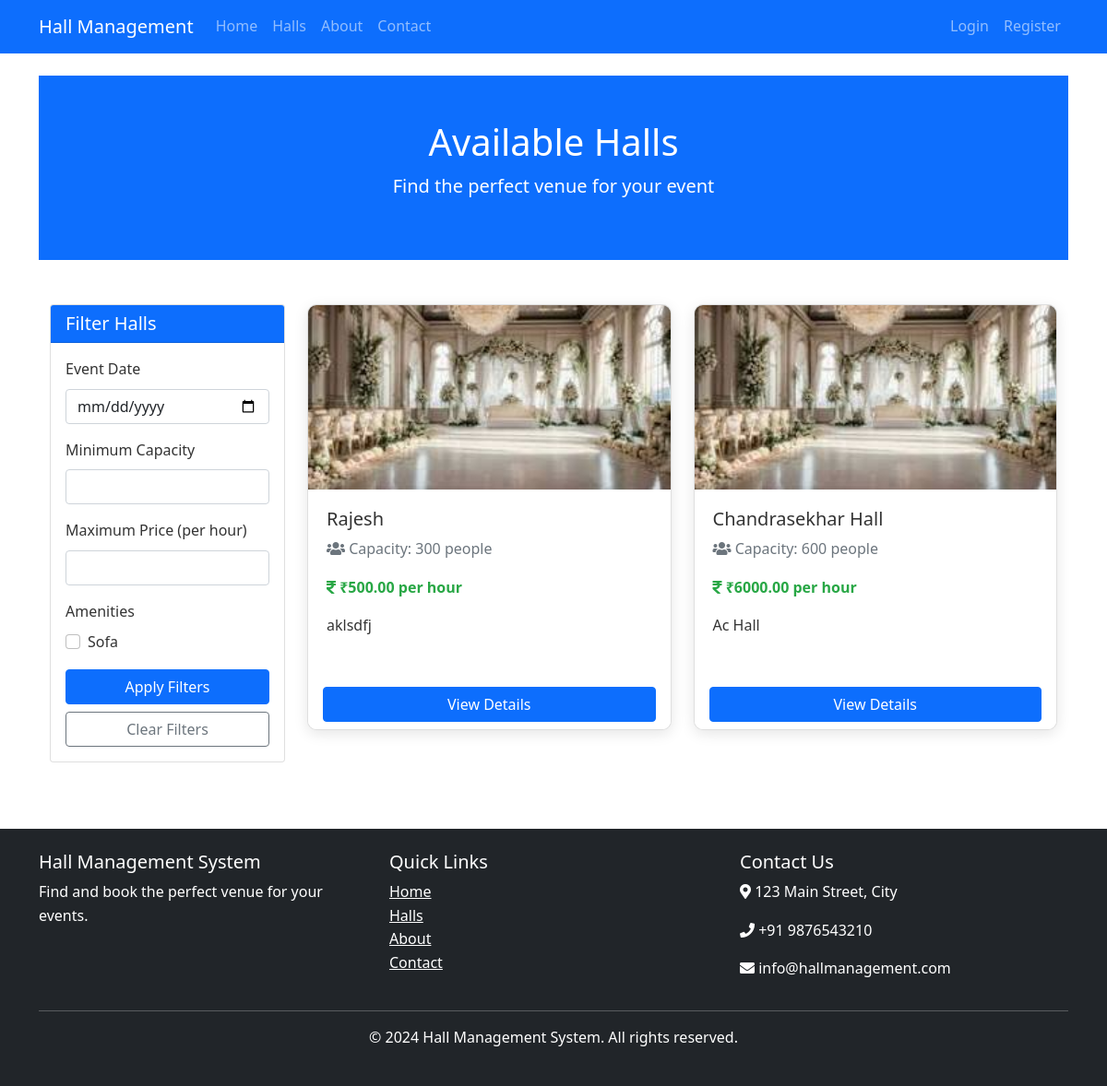
/halls/, run on the app's committed database.
### hall_app/models.py (models this page shows, shortened)
class Amenity(models.Model):
    amenity_id = models.UUIDField(primary_key=True, default=uuid.uuid4, editable=False)
    amenity_name = models.CharField(max_length=100)
    description = models.TextField(blank=True, null=True)

class Hall(models.Model):
    hall_id = models.UUIDField(primary_key=True, default=uuid.uuid4, editable=False)
    hall_name = models.CharField(max_length=100)
    description = models.TextField(blank=True, null=True)
    capacity = models.IntegerField()
    price_per_hour = models.DecimalField(max_digits=10, decimal_places=2)
    address = models.CharField(max_length=255, default="Address to be updated")
    contact_number = models.CharField(max_length=15, default="Not provided")
    is_active = models.BooleanField(default=True)
    created_at = models.DateTimeField(default=timezone.now)  # Changed from auto_now_add=True
    updated_at = models.DateTimeField(default=timezone.now)  # Changed from auto_now=True

### hall_app/views.py (the view, shortened to what this page needs)
# urls.py: path('halls/', views.hall_list, name='hall_list'),
def hall_list(request):
    halls = Hall.objects.all()
    form = HallSearchForm(request.GET or None)
    context = {
        'halls': halls,
        'form': form,
    }
    return render(request, 'hall_app/hall_list.html', context)

### hall_app/forms.py
class HallSearchForm(forms.Form):
    event_date = forms.DateField(required=False, widget=forms.DateInput(attrs={'type': 'date'}))
    min_capacity = forms.IntegerField(required=False, label='Minimum Capacity')
    max_price = forms.DecimalField(required=False, label='Maximum Price per Hour')
    amenities = forms.MultipleChoiceField(required=False, widget=forms.CheckboxSelectMultiple)
    def __init__(self, *args, **kwargs):
        super(HallSearchForm, self).__init__(*args, **kwargs)
        from .models import Amenity
        self.fields['amenities'].choices = [(amenity.amenity_id, amenity.amenity_name) for amenity in Amenity.objects.all()]

### templates/hall_app/hall_list.html (shortened to what this page needs)
{% extends 'hall_app/base.html' %}
{% load static %}
{% block content %}
<section class="bg-primary text-white py-5 mb-5">
    <div class="container">
        <div class="row">
            <div class="col-md-8 offset-md-2 text-center">
                <h1>Available Halls</h1>
                <p class="lead">Find the perfect venue for your event</p>
            </div>
        </div>
    </div>
</section>
<div class="container">
    <div class="row">
        <div class="col-md-3 mb-4">
            <div class="card">
                <div class="card-header bg-primary text-white">
                    <h5 class="mb-0">Filter Halls</h5>
                </div>
                <div class="card-body">
                    <form method="GET" action="{% url 'hall_list' %}">
                        <div class="mb-3">
                            <label for="event_date" class="form-label">Event Date</label>
                            <input type="date" name="event_date" id="event_date" class="form-control" value="{{ request.GET.event_date|default:'' }}">
                        </div>
                        <div class="mb-3">
                            <label for="min_capacity" class="form-label">Minimum Capacity</label>
                            <input type="number" name="min_capacity" id="min_capacity" class="form-control" value="{{ request.GET.min_capacity|default:'' }}">
                        </div>
                        <div class="mb-3">
                            <label for="max_price" class="form-label">Maximum Price (per hour)</label>
                            <input type="number" name="max_price" id="max_price" class="form-control" value="{{ request.GET.max_price|default:'' }}">
                        </div>
                        <div class="mb-3">
                            <label class="form-label">Amenities</label>
                            {% for choice in form.amenities.field.choices %}
                            <div class="form-check">
                                <input class="form-check-input" type="checkbox" name="amenities" value="{{ choice.0 }}" id="amenity_{{ choice.0 }}"
                                    {% if choice.0 in request.GET.amenities %}checked{% endif %}>
                                <label class="form-check-label" for="amenity_{{ choice.0 }}">
                                    {{ choice.1 }}
                                </label>
                            </div>
                            {% endfor %}
                        </div>
                        <button type="submit" class="btn btn-primary w-100">Apply Filters</button>
                        <a href="{% url 'hall_list' %}" class="btn btn-outline-secondary w-100 mt-2">Clear Filters</a>
                    </form>
                </div>
            </div>
        </div>
        <div class="col-md-9">
            <div class="row">
                {% for hall in halls %}
                <div class="col-md-6 mb-4">
                    <div class="card hall-card h-100">
                        {% if hall.primary_image %}
                            <img src="{{ hall.primary_image.image.url }}" class="card-img-top" alt="{{ hall.hall_name }}">
                        {% else %}
                            <img src="{% static 'images/hall-placeholder.jpg' %}" class="card-img-top" alt="{{ hall.hall_name }}" onerror="this.src='https://via.placeholder.com/600x400?text=Hall+Image'">
                        {% endif %}
                        <div class="card-body">
                            <h5 class="card-title">{{ hall.hall_name }}</h5>
                            <p class="card-text hall-capacity">
                                <i class="fas fa-users"></i> Capacity: {{ hall.capacity }} people
                            </p>
                            <p class="card-text hall-price">
                                <i class="fas fa-rupee-sign"></i> ₹{{ hall.price_per_hour }} per hour
                            </p>
                            {% if hall.description %}
                            <p class="card-text">{{ hall.description|truncatechars:100 }}</p>
                            {% endif %}
                        </div>
                        <div class="card-footer bg-white border-top-0">
                            <a href="{% url 'hall_detail' hall.hall_id %}" class="btn btn-primary w-100">View Details</a>
                        </div>
                    </div>
                </div>
                {% empty %}
                <div class="col-12">
                    <div class="alert alert-info">
                        <i class="fas fa-info-circle me-2"></i> No halls found matching your criteria. Please try different filters.
                    </div>
                </div>
                {% endfor %}
            </div>
        </div>
    </div>
</div>
{% endblock %}

### static/css/style.css (style rules this page uses)
body { font-family: 'Segoe UI', Tahoma, Geneva, Verdana, sans-serif; line-height: 1.6; color: #333; }
.hall-card { border-radius: 10px; overflow: hidden; box-shadow: 0 4px 15px rgba(0, 0, 0, 0.1); transition: transform 0.3s ease; margin-bottom: 25px; }
.hall-card img { height: 200px; object-fit: cover; width: 100%; }
.hall-card .card-body { padding: 20px; }
.hall-card .hall-price { font-weight: bold; color: #28a745; }
.hall-card .hall-capacity { color: #6c757d; }

### data on the page
Amenity: amenity_name "Sofa"
Hall: hall_name "Rajesh", capacity "300", price_per_hour "500.00", description "aklsdfj"
Hall: hall_name "Chandrasekhar Hall", capacity "600", price_per_hour "6000.00", description "Ac Hall"
